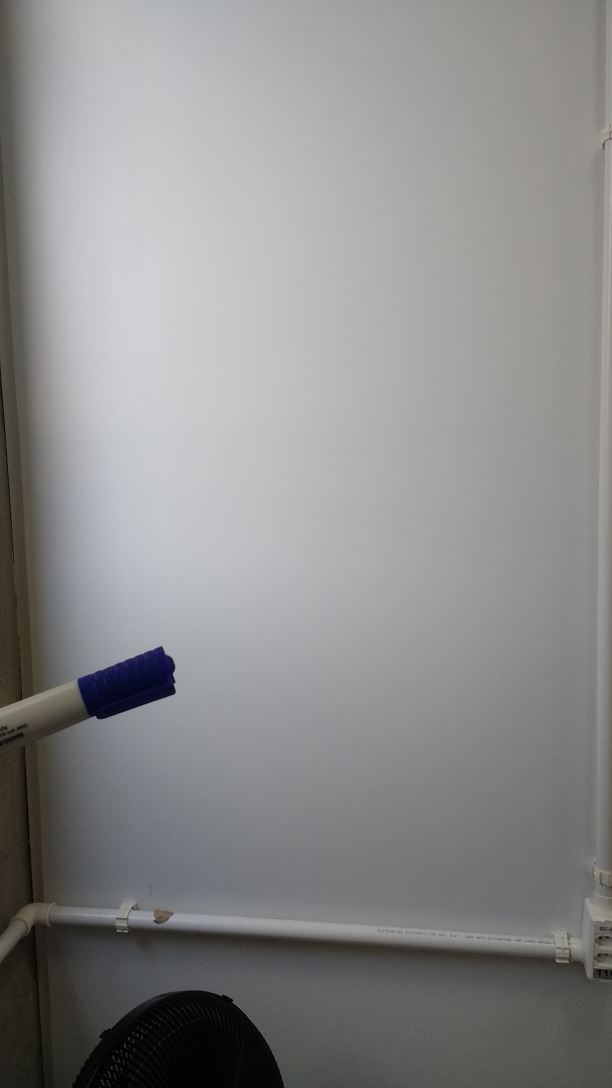
#> input picture CCF 394 - PDI/Aula 3 e 4/Ativ 2/caneta.jpg, 1836 x 3264 px (shown at 1/3 size); its folder holds only this picture in this run
$ python interactiveColorDetect.py
#> lines starting #> are read from the running program, lines starting #| are printed output that depends on the picture
import cv2,argparse,glob
import numpy as np

# mouse callback function
def showPixelValue(event,x,y,flags,param):
    global img, combinedResult, placeholder
    if event == cv2.EVENT_LBUTTONDOWN:
        bgr = img[y,x]
        print("BGR",bgr)
        ycb = cv2.cvtColor(np.uint8([[bgr]]),cv2.COLOR_BGR2YCrCb)[0][0]
        lab = cv2.cvtColor(np.uint8([[bgr]]),cv2.COLOR_BGR2Lab)[0][0]
        hsv = cv2.cvtColor(np.uint8([[bgr]]),cv2.COLOR_BGR2HSV)[0][0]
        print("YCB",ycb)
        print("Lab",lab)
        print("HSV",hsv)

    if event == cv2.EVENT_MOUSEMOVE:
        # get the value of pixel from the location of mouse in (x,y)
        bgr = img[y,x]


        # Convert the BGR pixel into other colro formats
        ycb = cv2.cvtColor(np.uint8([[bgr]]),cv2.COLOR_BGR2YCrCb)[0][0]
        lab = cv2.cvtColor(np.uint8([[bgr]]),cv2.COLOR_BGR2Lab)[0][0]
        hsv = cv2.cvtColor(np.uint8([[bgr]]),cv2.COLOR_BGR2HSV)[0][0]

        # Create an empty placeholder for displaying the values
        placeholder = np.zeros((img.shape[0],400,3),dtype=np.uint8)

        # fill the placeholder with the values of color spaces
        cv2.putText(placeholder, "BGR {}".format(bgr), (20, 70), cv2.FONT_HERSHEY_COMPLEX, .9, (255,255,255), 1, cv2.LINE_AA)
        cv2.putText(placeholder, "HSV {}".format(hsv), (20, 140), cv2.FONT_HERSHEY_COMPLEX, .9, (255,255,255), 1, cv2.LINE_AA)
        cv2.putText(placeholder, "YCrCb {}".format(ycb), (20, 210), cv2.FONT_HERSHEY_COMPLEX, .9, (255,255,255), 1, cv2.LINE_AA)
        cv2.putText(placeholder, "LAB {}".format(lab), (20, 280), cv2.FONT_HERSHEY_COMPLEX, .9, (255,255,255), 1, cv2.LINE_AA)

        # Combine the two results to show side by side in a single image
        combinedResult = np.hstack([img,placeholder])

        cv2.imshow('Pressione  A para Anterior, P para proxima imagem',combinedResult)


if __name__ == '__main__' :

    # load the image and setup the mouse callback function
    global img
    files = glob.glob('caneta*.jpg')
    files.sort()
    img = cv2.imread(files[0])
#> img is the input picture: shape (3264, 1836, 3); mean B, G, R 139.9, 139.9, 139.9
    img = cv2.resize(img,(400,600))
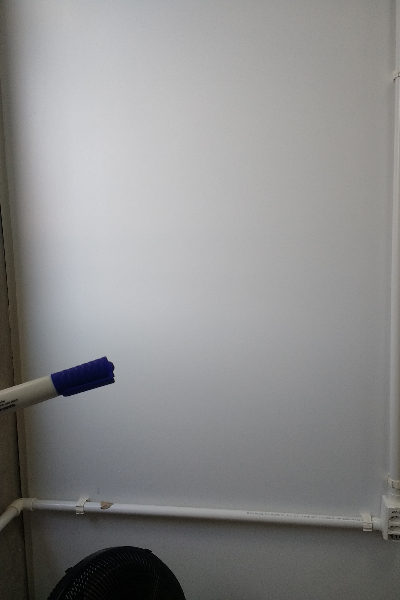
#> img: shape (600, 400, 3); mean B, G, R 139.8, 139.8, 139.8
    cv2.imshow('Pressione  A para Anterior, P para proxima imagem',img)

    # Create an empty window
    cv2.namedWindow('Pressione  A para Anterior, P para proxima imagem')
    # Create a callback function for any event on the mouse
    cv2.setMouseCallback('Pressione  A para Anterior, P para proxima imagem',showPixelValue)
    i = 0
    while(1):
        k = cv2.waitKey(1) & 0xFF
#> (key Esc is pressed here)
        # check next image in the folder
        if k == ord('p'):
            i += 1
            img = cv2.imread(files[i%len(files)])
            img = cv2.resize(img,(400,400))
            cv2.imshow('Pressione  A para Anterior, P para proxima imagem',img)

        # check previous image in folder
        elif k == ord('a'):
            i -= 1
            img = cv2.imread(files[i%len(files)])
            img = cv2.resize(img,(400,400))
            cv2.imshow('Pressione  A para Anterior, P para proxima imagem',img)

        elif k == 27:
            cv2.destroyAllWindows()
            break

$ run again, on CCF 394 - PDI/Aula 3 e 4/Ativ 2/caneta1.jpg
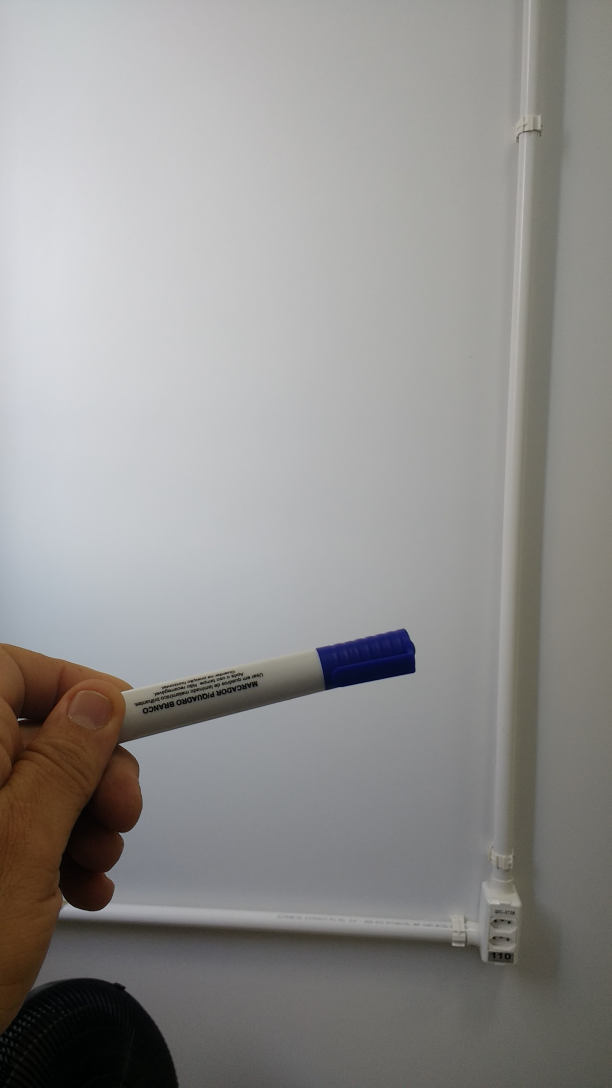
#> input picture CCF 394 - PDI/Aula 3 e 4/Ativ 2/caneta1.jpg, 1836 x 3264 px (shown at 1/3 size)
#> img is the input picture: shape (3264, 1836, 3); mean B, G, R 143.7, 145.3, 146.7
#> `img = cv2.resize(img,(400,600))`:
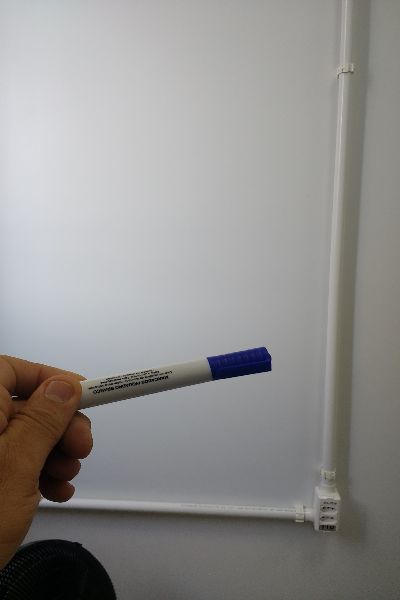
#> img: shape (600, 400, 3); mean B, G, R 143.6, 145.2, 146.6

$ run again, on CCF 394 - PDI/Aula 3 e 4/Ativ 2/caneta2.jpg
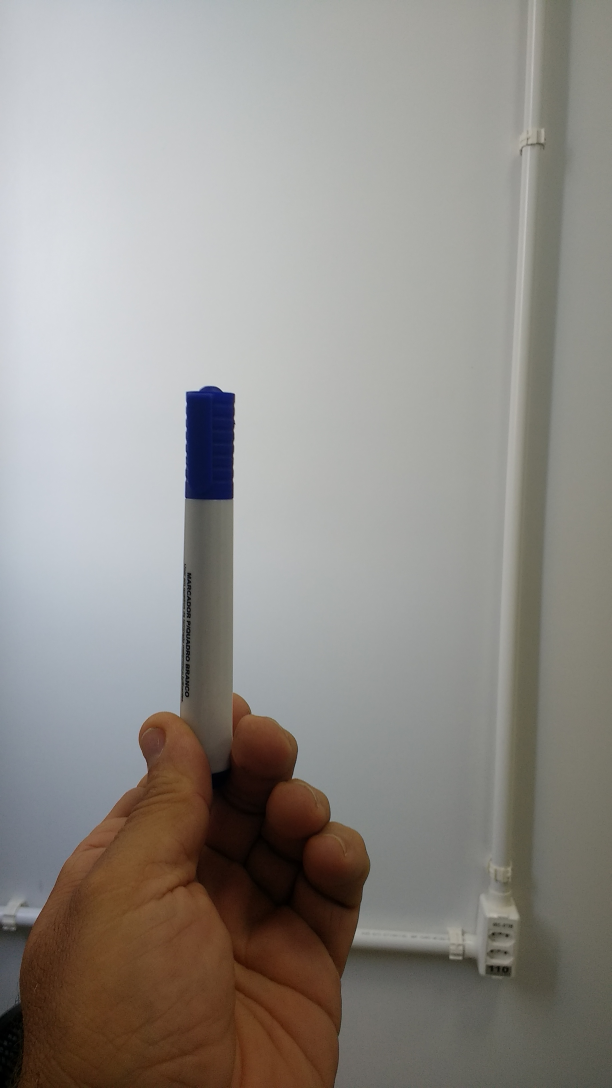
#> input picture CCF 394 - PDI/Aula 3 e 4/Ativ 2/caneta2.jpg, 1836 x 3264 px (shown at 1/3 size)
#> img is the input picture: shape (3264, 1836, 3); mean B, G, R 138.3, 143.1, 146.8
#> `img = cv2.resize(img,(400,600))`:
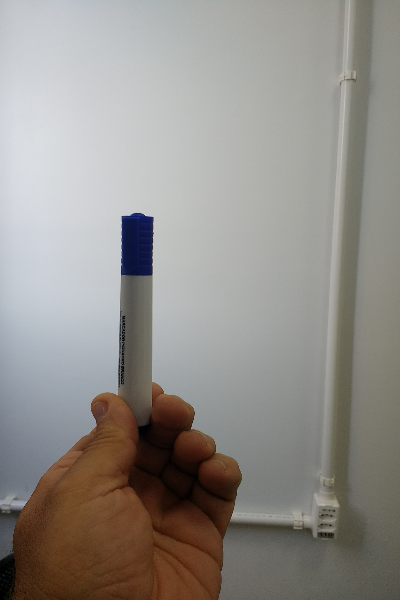
#> img: shape (600, 400, 3); mean B, G, R 138.3, 143, 146.7
